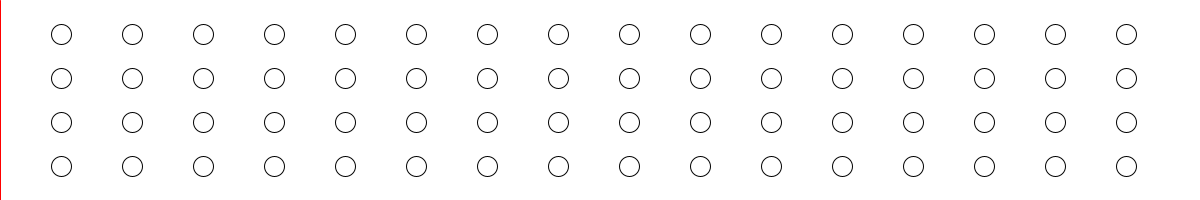
Frame 1 (no input)
Frame 60 (the mouse pressed at the canvas centre just before this capture): identical to frame 1, image omitted
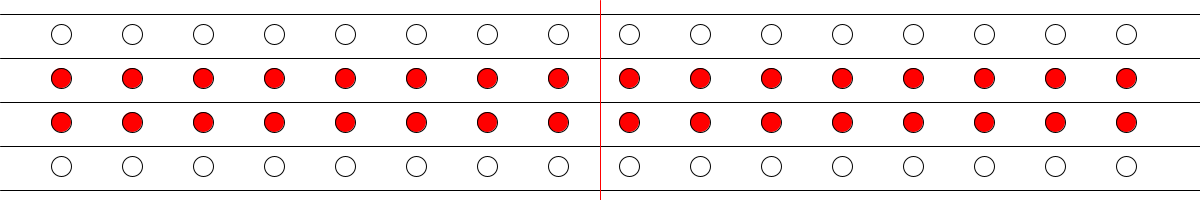
Frame 120 (the mouse held since frame 60 and released just before this capture)

The Processing sketch that drew these frames (run headless with seeded random() and noise(); from frame 60 on, the mouse is pressed at the canvas centre):

// Processing sketch: grid_v2
// ── grid_v2.pde
Grid grid;

// Click mouse to change between sensor type

void setup(){
	size(1200, 200);
	grid = new Grid(4,16,20, true, "eq"); // type can be column, row, individual
	
}

void draw(){
	grid.display();

	// Vertical Line
	stroke(255,0,0);
	line(mouseX, 0, mouseX, height);

}

class Grid {
	Lightbulb[][] bulb;
	int rows, cols, diameter;
	int spacing_x = 0;
	int spacing_y = 0;
	int xpos, ypos;
	boolean debug = false;
	String sensor_type;

	Grid(int tmpRows, int tmpCols, int tmpDiameter, boolean tmpDebug, String tmp_sensor_type){
		rows 			= tmpRows;
		cols 			= tmpCols;
		diameter 		= tmpDiameter;
		debug 			= tmpDebug;
		sensor_type 	= tmp_sensor_type;
		spacing_x 		= (width - (diameter * cols)) / (cols + 1);
		spacing_y 		= (height - (diameter * rows)) / (rows + 1);
		bulb 			= new Lightbulb[this.rows][this.cols];
		
	}

	void display(){
		background(255);
		ypos = spacing_y + (diameter / 2);
		for (int i = 0; i<rows; i++){	
			xpos = spacing_x + (diameter / 2);
			for (int j = 0; j<cols; j++){
				bulb[i][j] = new Lightbulb(xpos, ypos, diameter, false, this.sensor_type, this.spacing_x, this.spacing_y);
				bulb[i][j].isActive(mouseX, mouseY);
				bulb[i][j].display();
				xpos = xpos + diameter + spacing_x;
			}
			ypos = ypos + diameter + spacing_y;		
		}

		// Create the hover zones
		if(debug == true){
			setHoverZones();
		}



		// Change between type
		if(mousePressed == true){
			if(this.sensor_type == "column"){
				this.sensor_type = "individual";	
			}else if (this.sensor_type == "individual") {
				this.sensor_type = "row";
			}else if (this.sensor_type == "row") {
				this.sensor_type = "eq";

			}else if (this.sensor_type == "eq") {
				this.sensor_type = "column";
			}
		}
	}


	void setHoverZones(){

		if(this.sensor_type == "column"){
			int hover_x = (spacing_x / 2);
			int old_x;
			for (int i = 0; i<this.cols + 1; i++){
				old_x = hover_x;
				hover_x = hover_x + spacing_x + diameter;
				line(old_x, 0, old_x, height);
			}			
		}else if (this.sensor_type == "individual") {
			for (int i = 0; i<this.rows; i++){
				for (int j = 0; j<this.cols; j++){
					noFill();
					int tmp_indiv_x = bulb[i][j].x - (diameter / 2) - (this.spacing_x / 2);
					int tmp_indiv_y = bulb[i][j].y - (diameter / 2) - (this.spacing_y / 2);
					rect(tmp_indiv_x, tmp_indiv_y, this.spacing_x + diameter, this.spacing_y + diameter);
				}
			}
		}else if (this.sensor_type == "row") {
			int myspace = this.spacing_y - (this.diameter / 2);
			for (int i = 0; i<this.rows + 1; i++){
				line(0, myspace, width, myspace);
				myspace = myspace + this.spacing_y + this.diameter;
				println(this.spacing_y);
			}	
		}

	}
}



class Lightbulb {

	int x, y; //coordinatees
	float diameter;
	boolean highlighted = false;
	String selection_type = "column";
	int padding_x, padding_y;


	Lightbulb(int tmpx, int tmpy, float tmpdiameter, boolean highlighted, String tmp_selection_type, int tmp_padding_x, int tmp_padding_y){
		x 				= tmpx;
		y 				= tmpy;
		selection_type 	= tmp_selection_type;
		diameter 		= tmpdiameter;
		padding_x 		= tmp_padding_x;
		padding_y 		= tmp_padding_y;
	}
	
	void display(){
		stroke(0);
		if(this.highlighted == true){
			fill(255, 0, 0);	
		}else{
			fill(255, 255, 255);	
		}
		ellipse(x, y, diameter, diameter);

	}

	void isActive(int mx, int my){
		if(this.selection_type == "column"){
			if(mx > (this.x - this.padding_x) && mx < (this.x + this.padding_x)){
				this.highlighted = true;
			}else{
				this.highlighted = false;	
			}			
		}else if (this.selection_type == "individual") {

			// Determine the hover bounds
			float low_x 	= this.x - (diameter / 2) - (this.padding_x / 2);
			float high_x 	= this.x - (diameter / 2) - (this.padding_x / 2) + this.padding_x + this.diameter;
			float low_y 	= this.y - (diameter / 2) - (this.padding_y / 2);
			float high_y 	= this.y - (diameter / 2) - (this.padding_y / 2) + this.padding_y + this.diameter;

			if(mx > low_x && mx < high_x && my > low_y && my < high_y){
				this.highlighted = true;
			}else{
				this.highlighted = false;	
			}			
		}else if(this.selection_type == "row"){
			if(my > (this.y - this.padding_y) && my < (this.y + this.padding_y)){
				this.highlighted = true;
			}else{
				this.highlighted = false;	
			}			
		}else if (this.selection_type == "eq") {
			// Determine the hover bounds
			float low_x 	= this.x - (diameter / 2) - (this.padding_x / 2);
			float high_x 	= this.x - (diameter / 2) - (this.padding_x / 2) + this.padding_x + this.diameter;
			// float low_y 	= this.y - (diameter / 2) - (this.padding_y / 2);
			float high_y 	= this.y - (diameter / 2) - (this.padding_y / 2) + this.padding_y + this.diameter;

			if(mx > low_x && mx < high_x && my < high_y){
				this.highlighted = true;
			}else{
				this.highlighted = false;	
			}						
		}
	}

}
